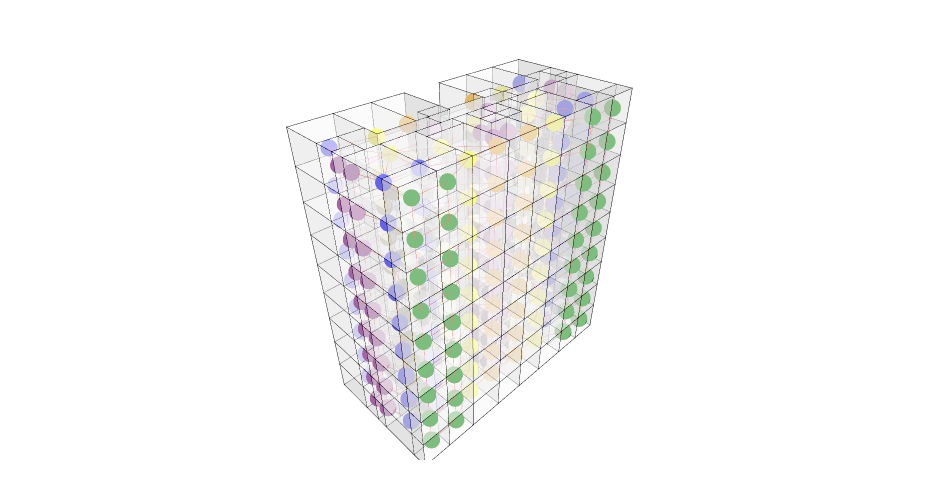

Notebook code for this chart:
### Markdown cell above
## 10. Show geometry and adjacency graph

### Code cell
Topology.Show(g1, house, vertexSizeKey="vertex_size", vertexColorKey="color", backgroundColor="white", renderer=renderer)

### Figure 1 — Plotly figure (JSON) as saved in the notebook; plotly's stock layout.template omitted (floating-point values rounded to 4 significant figures; data arrays with more than 128 entries replaced by an {"elided": "..."} marker saying what was removed)
{"data": [{"hoverinfo": "text", "legendgroup": "6", "legendrank": 6, "line": {"color": "red", "dash": "solid", "width": 1}, "marker": {"size": 0}, "mode": "lines", "name": "1: Untitled Graph (Edges)", "showlegend": false, "text": "", "type": "scatter3d", "x": {"elided": "2655 float values"}, "y": {"elided": "2655 float values"}, "z": {"elided": "2655 float values"}}, {"customdata": {"elided": "297 str values"}, "hoverinfo": "text", "hovertemplate": {"elided": "297 str values"}, "hovertext": {"elided": "297 str values"}, "legendgroup": "5", "legendrank": 5, "marker": {"color": {"elided": "297 str values"}, "line": {"width": 0}, "opacity": 1, "size": {"elided": "297 int values"}, "sizemode": "diameter", "symbol": "circle"}, "mode": "markers", "name": "1: Untitled Graph (Vertices)", "showlegend": false, "text": {"elided": "297 str values"}, "textfont": {"size": 5}, "type": "scatter3d", "x": {"elided": "297 float values"}, "y": {"elided": "297 float values"}, "z": {"elided": "297 float values"}}, {"customdata": {"elided": "740 str values"}, "hoverinfo": "text", "hovertemplate": {"elided": "740 str values"}, "hovertext": {"elided": "740 str values"}, "legendgroup": "1", "legendrank": 1, "marker": {"color": {"elided": "740 str values"}, "line": {"width": 0}, "opacity": 1, "size": {"elided": "740 float values"}, "sizemode": "diameter", "symbol": "circle"}, "mode": "markers", "name": "2: Untitled (Vertices)", "showlegend": false, "text": {"elided": "740 str values"}, "textfont": {"size": 5}, "type": "scatter3d", "x": {"elided": "740 float values"}, "y": {"elided": "740 float values"}, "z": {"elided": "740 int values"}}, {"hoverinfo": "text", "legendgroup": "2", "legendrank": 2, "line": {"color": "black", "dash": "solid", "width": 1}, "marker": {"size": 0}, "mode": "lines", "name": "2: Untitled (Edges)", "showlegend": false, "text": "", "type": "scatter3d", "x": {"elided": "5178 float values"}, "y": {"elided": "5178 float values"}, "z": {"elided": "5178 int values"}}, {"cmax": 1, "cmin": 0, "color": "#FAFAFA", "colorscale": [[0, "#440154"], [0.1111, "#482878"], [0.2222, "#3e4989"], [0.3333, "#31688e"], [0.4444, "#26828e"], [0.5556, "#1f9e89"], [0.6667, "#35b779"], [0.7778, "#6ece58"], [0.8889, "#b5de2b"], [1, "#fde725"]], "flatshading": true, "hoverinfo": "text", "hovertext": "", "i": {"elided": "3078 int values"}, "j": {"elided": "3078 int values"}, "k": {"elided": "3078 int values"}, "legendgroup": "3", "legendrank": 3, "lighting": {"facenormalsepsilon": 0}, "name": "2: Untitled (Faces)", "opacity": 0.5, "showlegend": false, "showscale": false, "text": "", "type": "mesh3d", "x": {"elided": "1008 float values"}, "y": {"elided": "1008 float values"}, "z": {"elided": "1008 int values"}}], "layout": {"autosize": true, "height": 500, "margin": {"b": 40, "l": 40, "r": 40, "t": 40}, "paper_bgcolor": "#FFFFFF", "plot_bgcolor": "#FFFFFF", "scene": {"aspectmode": "data", "camera": {"center": {"x": 0, "y": 0, "z": 0}, "eye": {"x": -1.25, "y": -1.25, "z": 1.25}, "projection": {"type": "perspective"}, "up": {"x": 0, "y": 0, "z": 1}}, "xaxis": {"visible": false}, "yaxis": {"visible": false}, "zaxis": {"visible": false}}, "showlegend": true, "width": 950, "xaxis": {"showgrid": false, "visible": false, "zeroline": false}, "yaxis": {"showgrid": false, "visible": false, "zeroline": false}}}
